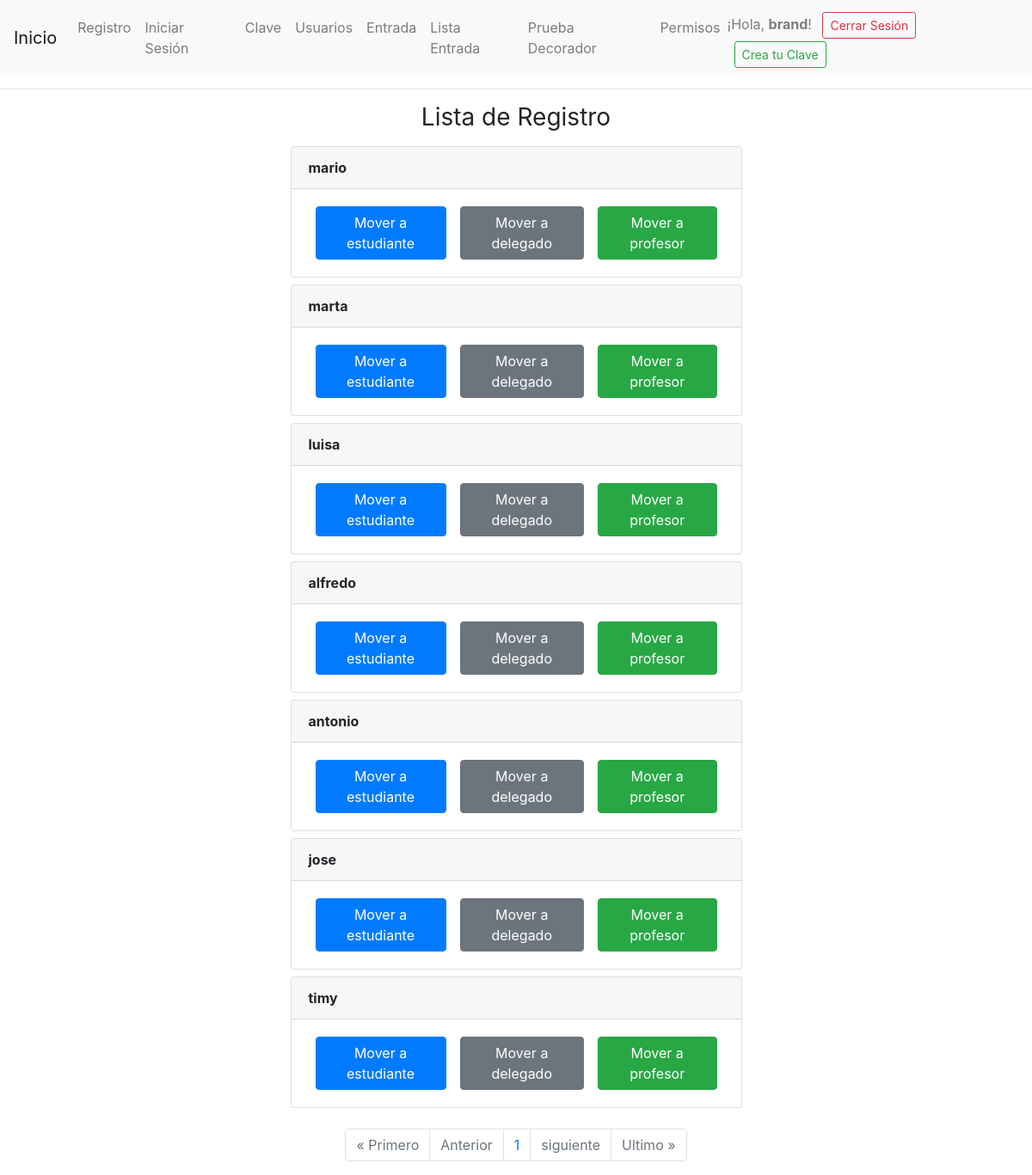
The app's page /modificar_permisos/ (signed in) with its own data.
### login/models.py (models this page shows, shortened)
class Verificacion(models.Model):
    usuario = models.OneToOneField(User, on_delete=models.CASCADE)
    nombre_completo = models.CharField(max_length=100)
    email = models.EmailField(max_length=100)
    telefono = models.CharField(max_length=10) # por que un numero tiene solo 10 digitos
    programa_academico = models.CharField(max_length=255)
    contrasena = models.CharField(max_length=6, unique=True, validators=[MinLengthValidator(6)])
    rfid = models.CharField(max_length=50, null=True, blank=True)
    lab_vision = models.BooleanField(default=False)
    lab_robotica = models.BooleanField(default=False)

### login/views.py (the view, shortened to what this page needs)
# urls.py: path('modificar_permisos/', views.permisos_usuarios, name='modificar_permisos'),
def permisos_usuarios(request):
    registros = Verificacion.objects.all()
    paginacion = Paginator(Verificacion.objects.all().order_by('-id'), 10)
    page = request.GET.get('page')
    registro_acceso = paginacion.get_page(page)
    num_paginas = registro_acceso.paginator.page_range
    parametros = {'registros':registros,
                    'paginacion':registro_acceso,
                    'num_paginas':num_paginas}
    return render(request, 'pagina/modificar_permisos.html', parametros)

### login/templates/pagina/modificar_permisos.html (shortened to what this page needs)
{% extends 'main/prueba.html' %}
{% block content %}
<main class='container'>
    <div class='row'>
        <div class='col-md-6 offset-md-3'>
            <h1 class="h3 mb-3 font-weight-normal text-center">Lista de Registro</h1>
            {% for registro in paginacion %}
            {% if not registro.usuario.groups.first.name == 'profesor' %}
            <div class='card mt-2'>
                <div class='card-header'>
                    <strong>
                        {{ registro.nombre_completo }}
                    </strong>
                </div>
                <div class='card-body d-flex flex-row justify-content-between'>
                    <div class='d-flex flex-row'>
                        <form method='POST'>
                            <button class='btn btn-primary mx-2' name='estudiante' value='{{registro.usuario.id}}'>Mover a estudiante</button>
                        </form>
                        <form method='POST'>
                            <button class='btn btn-secondary mx-2' name='delegado' value='{{registro.usuario.id}}'>Mover a delegado</button>
                        </form>
                        <form method='POST'>
                            <button class='btn btn-success mx-2' name='profesor' value='{{registro.usuario.id}}'>Mover a profesor</button>
                        </form>
                    </div>
                </div>
            </div>
            {% endif %}
            {% endfor %}
            <br>
                <nav aria-label="Page navigation example" class="d-flex justify-content-center">
                        <ul class="pagination">
                        {% if paginacion.has_previous %}
                            <li class="page-item"><a class="page-link" href="?page=1">&laquo Primero</a></li>
                            <li class="page-item"><a class="page-link" href="?page={{ paginacion.previous_page_number }}">Anterior</a></li>
                            {% else %}
                            <li class="page-item disabled"><a class="page-link" href="#">&laquo Primero</a></li>
                            <li class="page-item disabled"><a class="page-link" href="#">Anterior</a></li>
                        {% endif %}
                        {% for numero in num_paginas %}
                        <li class="page-item"><a class="page-link" href='?page={{numero}}'>{{numero}}</a></li>
                        {% endfor %}
                        {% if paginacion.has_next %}
                            <li class="page-item"><a class="page-link" href="?page={{paginacion.next_page_number}}">siguiente</a></li>
                            <li class="page-item"><a class="page-link" href="?page={{ paginacion.paginator.num_pages }}">Ultimo &raquo</a></li>
                            {% else %}
                            <li class="page-item disabled"><a class="page-link" href="#">siguiente</a></li>
                            <li class="page-item disabled"><a class="page-link" href="#">Ultimo &raquo</a></li>
                        {% endif %}
                    </ul>
                </nav>
        </div>
    </div>
</main>
{% endblock %}

### login/templates/main/prueba.html (shortened to what this page needs)
<!DOCTYPE html>
<html lang="es">
<head>
    <link rel="stylesheet" href="https://stackpath.bootstrapcdn.com/bootstrap/4.4.1/css/bootstrap.min.css"
>
</head>
<body>
    <nav class="navbar navbar-expand-lg navbar-light bg-light">
        <a class="navbar-brand" href="{% url 'inicio' %}">Inicio</a>
        <div class="collapse navbar-collapse" id="navbarNav">
            <ul class="navbar-nav">
                <li class="nav-item">
                    <a class="nav-link" href="{% url 'registro' %}">Registro</a>
                </li>
                <li class="nav-item">
                    <a class="nav-link" href="{% url 'iniciar_sesion' %}">Iniciar Sesión</a>
                </li>
                <li class="nav-item">
                    <a class="nav-link" href="{% url 'clave_puerta' %}">Clave</a>
                </li>
                <li class="nav-item">
                    <a class="nav-link" href="{% url 'lista_puerta' %}">Usuarios</a>
                </li>
                <li class="nav-item">
                    <a class="nav-link" href="{% url 'verificacion_clave' %}">Entrada</a>
                </li>
                <li class="nav-item">
                    <a class="nav-link" href="{% url 'verificacion' %}">Lista Entrada</a>
                </li>
                <li class="nav-item">
                    <a class="nav-link" href="{% url 'prueba' %}">Prueba Decorador</a>
                </li>
                <li class="nav-item">
                    <a class="nav-link" href="{% url 'modificar_permisos' %}">Permisos</a>
                </li>
            </ul>
            {% if user.is_authenticated %}
            <div class="ml-auto">
                <span class="navbar-text">
                    ¡Hola, <strong>{{ user.username }}</strong>!
                </span>
                <a href="{% url 'cerrar_sesion' %}" class="btn btn-outline-danger btn-sm ml-2">Cerrar Sesión</a>
                {% if user.verificacion %}
                <a href="{% url 'actualizar_datos' %}" class="btn btn-outline-primary btn-sm ml-2">Actualizar Datos</a>
                {% else %}
                <a href="{% url 'clave_puerta' %}" class="btn btn-outline-success btn-sm ml-2">Crea tu Clave</a>
                {% endif %}
            </div>
            {% endif %}
        </div>
    </nav>
    <hr>
    <div class="container mt-3">
        {% block content %}
        {% endblock %}
    </div>
</body>
</html>

### records on screen
Verificacion: nombre_completo "mario", {{ registro.usuario.id }} 10 (drawn)
Verificacion: nombre_completo "marta", {{ registro.usuario.id }} 8 (drawn)
Verificacion: nombre_completo "luisa", {{ registro.usuario.id }} 7 (drawn)
Verificacion: nombre_completo "alfredo", {{ registro.usuario.id }} 6 (drawn)
Verificacion: nombre_completo "antonio", {{ registro.usuario.id }} 4 (drawn)
Verificacion: nombre_completo "jose", {{ registro.usuario.id }} 2 (drawn)
Verificacion: nombre_completo "timy", {{ registro.usuario.id }} 1 (drawn)

### other values on screen
{{ user.username }} "brand"
{{ numero }} "1"
